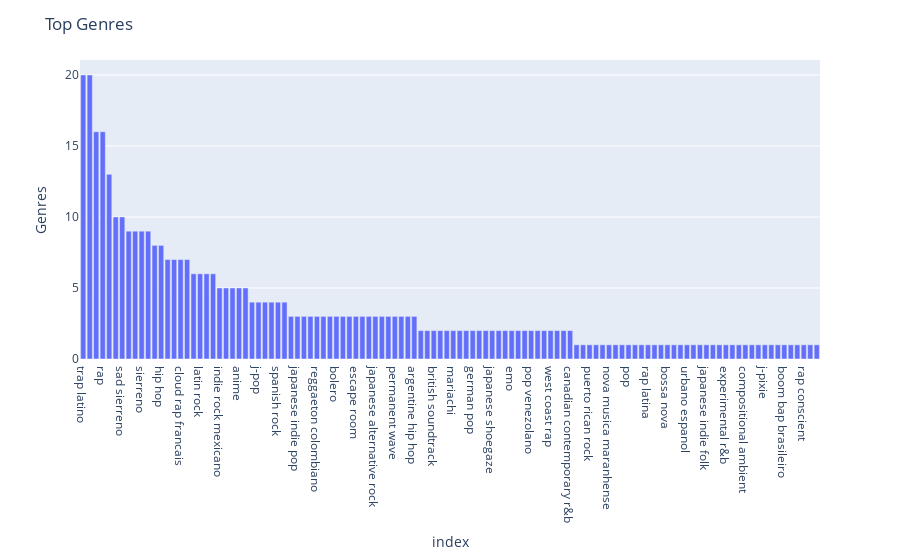

This figure's notebook cell:
### Code cell
# Display the top genres DataFrame
Genres = top_artists['Genres'].explode().value_counts().to_frame().reset_index()
fig = px.bar(Genres, x='index', y='Genres')
fig.update_layout(title="Top Genres")
fig.show()

### Figure 1 — Plotly figure (JSON) as saved in the notebook; plotly's stock layout.template omitted (floating-point values rounded to 4 significant figures)
{"data": [{"alignmentgroup": "True", "hovertemplate": "index=%{x}<br>Genres=%{y}<extra></extra>", "legendgroup": "", "marker": {"color": "#636efa", "pattern": {"shape": ""}}, "name": "", "offsetgroup": "", "orientation": "v", "showlegend": false, "textposition": "auto", "type": "bar", "x": ["trap latino", "urbano latino", "reggaeton", "rap", "anime score", "corridos tumbados", "sad sierreno", "japanese soundtrack", "corrido", "sierreno", "j-rock", "latin alternative", "hip hop", "mexican rock", "alternative r&b", "cloud rap francais", "mexican indie", "pop reggaeton", "latin rock", "musica mexicana", "japanese classical", "indie rock mexicano", "rock", "modern rock", "anime", "orchestral soundtrack", "colombian pop", "j-pop", "japanese piano", "french hip hop", "spanish rock", "spanish pop", "french pop", "japanese indie pop", "pop rap", "ranchera", "reggaeton colombiano", "guadalajara indie", "bolero mexicano", "bolero", "japanese soul", "trap queen", "escape room", "chicago rap", "japanese vgm", "japanese alternative rock", "puerto rican pop", "garage rock", "permanent wave", "sheffield indie", "pov: indie", "argentine hip hop", "boy band", "soundtrack", "british soundtrack", "anime rock", "german indie", "mariachi", "reggae peruano", "peruvian rock", "german pop", "pop punk", "k-indie", "japanese shoegaze", "german rock", "indie r&b", "emo", "j-ambient", "japanese r&b", "pop venezolano", "trap argentino", "conscious hip hop", "west coast rap", "nova mpb", "afrofuturism", "canadian contemporary r&b", "spanish indie pop", "latin hip hop", "puerto rican rock", "rap conciencia", "rock en espanol", "nova musica maranhense", "cantautor", "latin arena pop", "pop", "mpb", "rap politico", "rap latina", "post-teen pop", "samba", "bossa nova", "brazilian jazz", "latin afrobeat", "urbano espanol", "japanese contemporary classical", "jazz mexicano", "japanese indie folk", "scandinavian r&b", "swedish soul", "experimental r&b", "yaoi", "anime piano", "compositional ambient", "ambient lo-fi", "rap calme", "j-pixie", "rap liegeois", "japanese alternative pop", "boom bap brasileiro", "brazilian hip hop", "rap mineiro", "rap conscient", "city pop", "spanish hip hop"], "xaxis": "x", "y": [20, 20, 16, 16, 13, 10, 10, 9, 9, 9, 9, 8, 8, 7, 7, 7, 7, 6, 6, 6, 6, 5, 5, 5, 5, 5, 4, 4, 4, 4, 4, 4, 3, 3, 3, 3, 3, 3, 3, 3, 3, 3, 3, 3, 3, 3, 3, 3, 3, 3, 3, 3, 2, 2, 2, 2, 2, 2, 2, 2, 2, 2, 2, 2, 2, 2, 2, 2, 2, 2, 2, 2, 2, 2, 2, 2, 1, 1, 1, 1, 1, 1, 1, 1, 1, 1, 1, 1, 1, 1, 1, 1, 1, 1, 1, 1, 1, 1, 1, 1, 1, 1, 1, 1, 1, 1, 1, 1, 1, 1, 1, 1, 1, 1], "yaxis": "y"}], "layout": {"barmode": "relative", "legend": {"tracegroupgap": 0}, "margin": {"t": 60}, "title": {"text": "Top Genres"}, "xaxis": {"anchor": "y", "domain": [0, 1], "title": {"text": "index"}}, "yaxis": {"anchor": "x", "domain": [0, 1], "title": {"text": "Genres"}}}}
